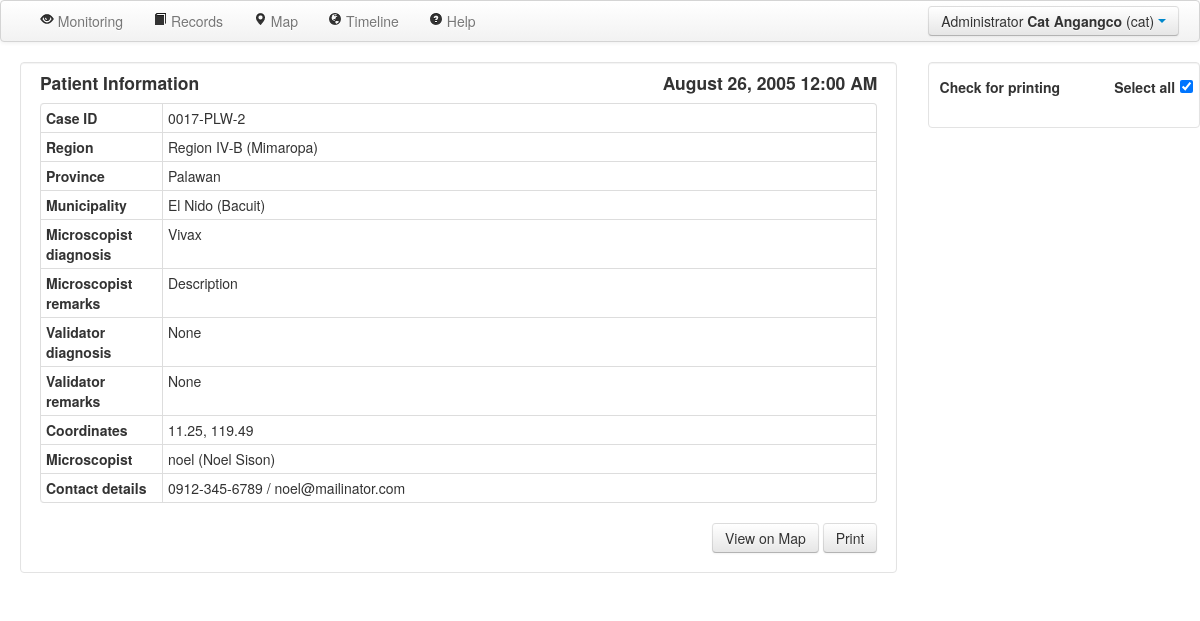
The app's page /case/2/ (signed in) with its own data.
### serveus/models.py (models this page shows, shortened)
class UserType(db.Model):
	__tablename__ = 'usertype'
	id = db.Column(db.Integer, primary_key=True)
	name = db.Column(db.String(80), unique=True)
	users = db.relationship('User', backref='usertype', lazy='dynamic')
	@staticmethod
	def get_administrator():
		return UserType.query.filter(UserType.name=='Administrator').first()
	@staticmethod
	def get_microscopist():
		return UserType.query.filter(UserType.name=='Medical Technologist').first()
	@staticmethod
	def get_doctor():
		return UserType.query.filter(UserType.name=='Validator').first()
	def __init__(self, name=""):
		self.name = name
	def __repr__(self):
		return '<UserType %r>' % self.name
	def __str__(self):
		return self.name

class User(db.Model, UserMixin):
	__tablename__ = 'user'
	id = db.Column(db.Integer, primary_key=True)
	username = db.Column(db.String(80), unique=True)
	password = db.Column(db.String(120))
	firstname = db.Column(db.String(100))
	lastname = db.Column(db.String(100))
	usertype_id = db.Column(db.Integer, db.ForeignKey('usertype.id'))
	case =  db.relationship('Case', backref='user', lazy='dynamic')
	contact = db.Column(db.String(80))
	email = db.Column(db.String(80), unique=True)
	chunklists = db.relationship('Chunklist', backref='user', lazy='dynamic')
	"""
	@models_committed.connect_via(app)
	def on_models_committed(sender, changes):
		for obj, method in changes:
			if method == 'insert' and type(obj) == User:
				body = '''Greetings, %s %s! You have successfully been registered to the system. Your temporary password is <b>%s</b>.<br><br>Below are your account details:<br><br>Username: %s<br>User type: %s<br>Contact number: %s<br>Email: %s<br><br>Please login and change your password. Thank you!''' % (obj.firstname, obj.lastname, '123', obj.username, obj.usertype, obj.contact, obj.email)
				msg = Message('Outbreak Monitoring', sender="cvmig.group.23@gmail.com", recipients=['generic@mailinator.com',obj.email])
				msg.html = body
				mail.send(msg)
	"""
	def is_administrator(self):
		return self.usertype == UserType.get_administrator()
	def is_microscopist(self):
		return self.usertype == UserType.get_microscopist()
	def is_doctor(self):
		return self.usertype == UserType.get_doctor()
	def __init__(self, firstname="", lastname="", username="", password="", contact="", email=""):
		self.firstname = firstname
		self.lastname = lastname
		self.username = username
		self.password = password
		self.contact = contact
		self.email = email
	def __repr__(self):
		return '<User %r %r (%r)>' % (self.firstname, self.lastname, self.username)
	def __str__(self):
		return self.username

class Case(db.Model):
	__tablename__ = 'case'
	id = db.Column(db.Integer, primary_key=True)
	date = db.Column(db.DateTime())
	parasite = db.Column(db.String(100))
	description = db.Column(db.String(1000))
	comment = db.Column(db.String(1000))
	lat = db.Column(db.Float)
	lng = db.Column(db.Float)
	user_id = db.Column(db.Integer, db.ForeignKey('user.id'))
	images = db.relationship('Image', backref='case', lazy='dynamic')
	test = db.Column(db.Boolean)
	partype_id = db.Column(db.Integer, db.ForeignKey('partype.id'))
	region_id = db.Column(db.Integer, db.ForeignKey('region.id'))
	province_id = db.Column(db.Integer, db.ForeignKey('province.id'))
	municipality_id = db.Column(db.Integer, db.ForeignKey('municipality.id'))
	parasite_validator = db.Column(db.String(100))
	description_validator = db.Column(db.String(1000))
	def __init__(self, date="", parasite="", description="", lat="", lng="", test="", region="", province="", municipality=""):
		self.date = date
		self.parasite = parasite
		self.description = description
		self.lat = lat
		self.lng = lng
		if region == '':
			self.region = None
		else:
			self.region = region
		if province == '':
			self.province = None
		else:
			self.province = province
		if municipality == '':
			self.municipality = None
		else:
			self.municipality = municipality
		self.test = test
	def __repr__(self):
		return '<Case %r>' % self.id
	def __str__(self):
		return str(self.id)
	@property
	def code(self):
		return "%s-%s-%s" % (self.region.code, self.province.code, self.id)

class Region(db.Model):
	__tablename__ = 'region'
	id = db.Column(db.Integer, primary_key=True)
	name = db.Column(db.String(50))
	code = db.Column(db.String(10))
	cases = db.relationship('Case', backref='region', lazy='dynamic')
	provinces = db.relationship('Province', backref='region', lazy='dynamic')
	def __init__(self, name='', code=''):
		self.name = name
		self.code = code
	def __repr__(self):
		return self.name

class Province(db.Model):
	__tablename__ = 'province'
	id = db.Column(db.Integer, primary_key=True)
	name = db.Column(db.String(50))
	code = db.Column(db.String(10))
	cases = db.relationship('Case', backref='province', lazy='dynamic')
	municipalities = db.relationship('Municipality', backref='province', lazy='dynamic')
	region_id = db.Column(db.Integer, db.ForeignKey('region.id'))
	def __init__(self, name='', code=''):
		self.name = name
		self.code = code
	def __repr__(self):
		return self.name

class Municipality(db.Model):
	__tablename__ = 'municipality'
	id = db.Column(db.Integer, primary_key=True)
	name = db.Column(db.String(50))
	cases = db.relationship('Case', backref='municipality', lazy='dynamic')
	province_id = db.Column(db.Integer, db.ForeignKey('province.id'))
	def __init__(self, name=''):
		self.name = name
	def __repr__(self):
		return self.name

### serveus/views.py (the view, shortened to what this page needs)
@app.route('/case/<int:id>/',  methods = ['GET', 'POST'])
def case(id):
    case = Case.query.get(id)
    if current_user.usertype == get_microscopist():
        if case.user != current_user:
            abort(401)
    images = []
    for img in case.images:
        images.append((img.number, 'pic/' + str(img.id)))
    images = sorted(images)
    return render_template("case.html", case = case, user = current_user, images=images)

### serveus/views.py (called while the page is built)
def get_microscopist():
    return UserType.query.filter(UserType.name == 'Medical Technologist').first()

@login_manager.user_loader
def load_user(userid):
    return User.query.get(userid)

### serveus/templates/case.html (shortened to what this page needs)
{% extends "layout.html" %}
{% block content %}
    <form id="super" action="" method="post">
		<div class="container-fluid" style="background-color: white; position: relative; height: 100%; padding-bottom: 0; padding-right: 0">
			<div class="row-fluid" style="background-color: white; position: relative; height: 100%">
                <div class="span9 row">
                    <div class="well container span12" style="background-color: white; padding-top: 0;">
                        <h4 class="pull-left">Patient Information</h4>
                        <h4 class="pull-right">{{case.date.strftime('%B %d, %Y %I:%M %p')}}</h4>
                        <table class="table table-condensed table-bordered" style="width: 100%">
                        <tr><th class="span2">Case ID<td class="span10"> {{case.code}}
						<tr><th>Region<td>{{case.region}}
						<tr><th>Province<td>{{case.province}}
						<tr><th>Municipality<td>{{case.municipality}}
                        <tr><th>Microscopist diagnosis<td>{{case.parasite}}
                        <tr><th>Microscopist remarks<td>{{case.description}}
                        <tr><th>Validator diagnosis<td>{{case.parasite_validator}}
                        <tr><th>Validator remarks<td>{{case.description_validator}}
                        <tr><th>Coordinates<td>{{case.lat}}, {{case.lng}}
						<tr><th>Microscopist<td>{{case.user.username}} ({{case.user.firstname}} {{case.user.lastname}})
									<tr><th>Contact details<td>{{case.user.contact}} / {{case.user.email}}
                        </table>
                        <div class="pull-right">
                        <a class="btn btn-medium" href="/map/?lat={{case.lat}}&lng={{case.lng}}&zoom=13&date_start=1/1/1970&date_end=Today">View on Map</a>
                        <input class="btn btn-medium" type="submit" value="Print" style="height: 30px">
                        </div>
                    </div>
                    <br><br><br>
                </div>
				<div class="span3 well" style="background-color: white; overflow-y: auto; overflow-x:hidden; position: relative; height: 100%; padding: 0.5%; padding-top: 0;">
                    <div class="tab-content">
                        <div class="tab-pane fade in active" id="raw_images">
                            <table class="table-condensed" style="width: 100%; vertical-align: bottom; padding: 0; margin: 0">
                            <tr>
                            <td style="width: 64%"><h5 class="pull-left">Check for printing</h5>
                            <td style="width: 34%"><h5 class="pull-right">Select all</h5>
                            <td style="width: 2%; padding: 0%"><input id="selectAll" class=" pull-right" type="checkbox" onclick="toggleAll()" style="margin-bottom: 5px" checked>
                            </table>
                            <div class="row-fluid" id="gallery" data-toggle="modal-gallery" data-target="#modal-gallery" style="padding: 0">
                            </div>
                        </div>
                    </div>
				</div>
			</div>
		</div>
    </form>
{% endblock %}

### serveus/templates/layout.html (shortened to what this page needs)
<!DOCTYPE html>
<html>
	<head>
		<link href="/static/css/bootstrap.min.css" rel="stylesheet" media="screen">
		<link href="/static/css/bootstrap-responsive.css" rel="stylesheet">
        <link href="/static/css/eyecon-datepicker.css" rel="stylesheet">
        <link href="/static/css/bootstrap-image-gallery.css" rel="stylesheet">
	</head>
	<body>
		<div class="navbar" style="width: 100%;">
			<div class="navbar-inner">
                <ul class="nav pull-right">
                    <div class="btn-group">
                        <a class="btn dropdown-toggle" data-toggle="dropdown" href="#">
							{{user.usertype.name}} <b>{{user.firstname}} {{user.lastname}}</b> ({{ user.username }})
                        <span class="caret"></span>
                        </a>
                    </div>
                </ul>
                <div class="nav-collapse collapse">
                    <div>
                        <ul class="nav pull-left">
                            <li>&nbsp</li>
							{% if not user.is_microscopist() %}<li {% if menu_active == 'monitoring' %}class="active"{% endif %}><a href="/monitoring/"><i class="icon-eye-open"></i> Monitoring</a></li>{% endif %}
                            <li {% if menu_active == 'records' %}class="active"{% endif %}><a href="/records/"><i class="icon-book"></i> Records</a></li>
                            {% if not user.is_microscopist() %}<li {% if menu_active == 'map' %}class="active"{% endif %}><a href="/map/"><i class="icon-map-marker"></i> Map</a></li>{% endif %}
                            {% if not user.is_microscopist() %}<li {% if menu_active == 'timeline' %}class="active"{% endif %}><a href="/timeline/"><i class="icon-globe"></i> Timeline</a></li>{% endif %}
                            <li><a href="#helpModal" id="help" data-toggle="modal"><i class="icon-question-sign"></i> Help</a></li>
                        </ul>
                    </div>
                </div>
			</div>
		</div>
		{% block content %}
		{% endblock %}
	</body>
</html>

### records on screen
UserType: usertype.name "Administrator"
User: firstname "Cat", lastname "Angangco", username "cat"
Case: date "August 26, 2005 12:00 AM", parasite "Vivax", description "Description", parasite_validator "None", description_validator "None", lat "11.25", lng "119.49"
Region: code "0017-PLW-2", region "Region IV-B (Mimaropa)"
Province: province "Palawan"
Municipality: municipality "El Nido (Bacuit)"
User: user.username "noel", user.firstname "Noel", user.lastname "Sison", user.contact "0912-345-6789", user.email "noel@mailinator.com"
